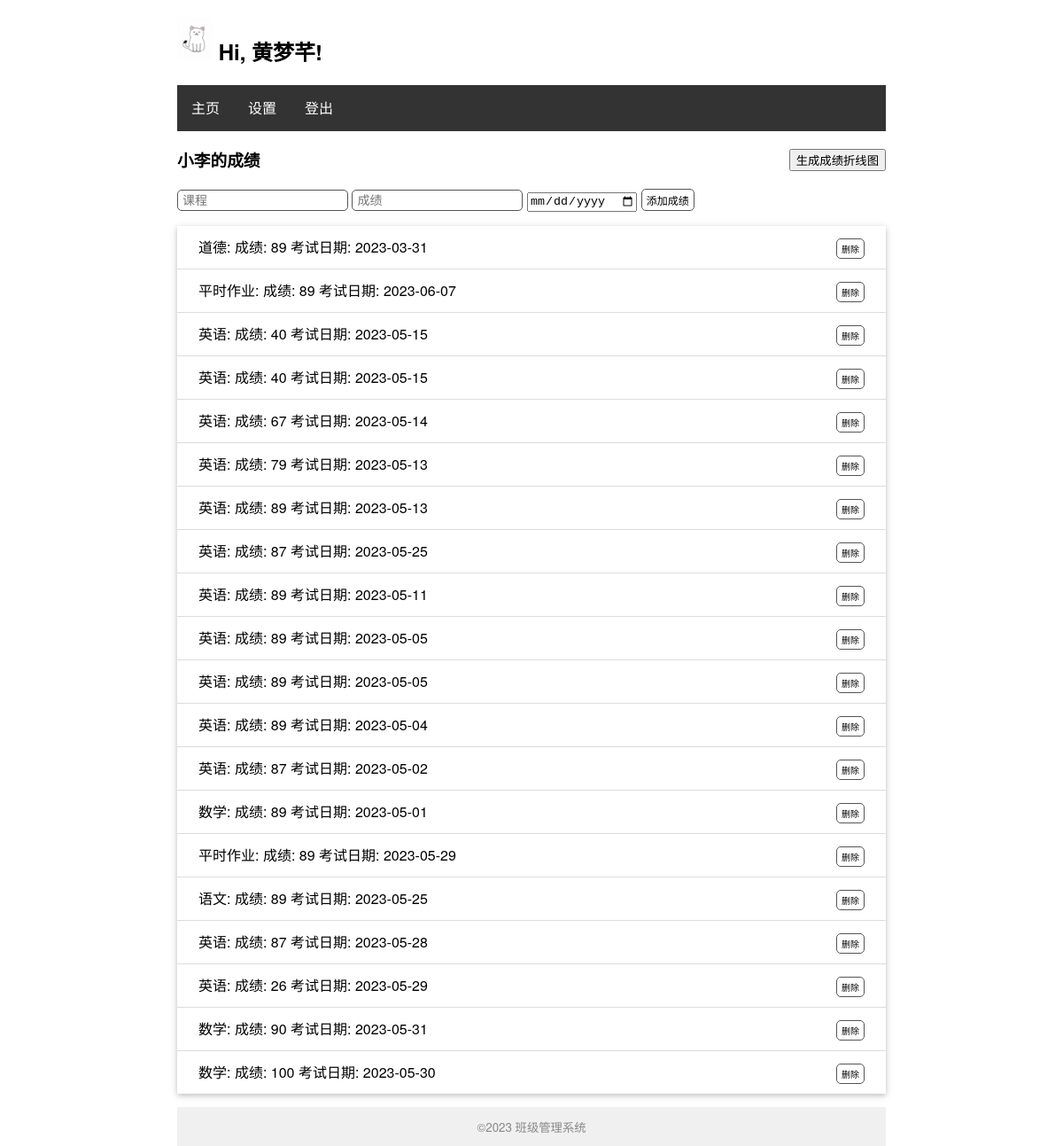
Screenshot of /student/course/1 (signed in) with the database file from the repository.
### app.py (models this page shows, shortened)
class User(db.Model, UserMixin):
    id = db.Column(db.Integer, primary_key=True)
    name = db.Column(db.String(20))
    username = db.Column(db.String(20))
    password_hash = db.Column(db.String(128))

class Student(db.Model):
    id = db.Column(db.Integer, primary_key=True)
    name = db.Column(db.String(20))
    courses = db.relationship('StudentCourse', backref='student', cascade='all, delete-orphan')

class StudentCourse(db.Model):
    id = db.Column(db.Integer, primary_key=True)
    student_id = db.Column(db.Integer, db.ForeignKey('student.id'))
    course_id = db.Column(db.Integer, db.ForeignKey('course.id'))
    score = db.Column(db.Integer)
    exam_date = db.Column(db.Date)

class Course(db.Model):
    id = db.Column(db.Integer, primary_key=True)
    name = db.Column(db.String(20))
    students = db.relationship('StudentCourse', backref='course', cascade='all, delete-orphan')

### app.py (the view, shortened to what this page needs)
@app.route('/student/course/<int:student_id>', methods=['POST', 'GET'])
def course(student_id):
    student = Student.query.get_or_404(student_id)
    course = request.form.get('course', None)  # 获取课程名，如果不存在则为None
    score = request.form.get('score', None)  # 获取成绩，如果不存在则为None
    exam_date = request.form.get('exam_date', None)  # 获取考试日期，如果不存在则为None
    return render_template('course.html', student=student)

### app.py (called while the page is built)
@app.context_processor
def inject_user():
    user = User.query.first()
    return dict(user=user)

@login_manager.user_loader
def load_user(user_id):
    user = User.query.get(int(user_id))
    return user

### templates/course.html (shortened to what this page needs)
{% extends 'base.html' %}
{% block content %}
<div class="search-container">
    <h3>{{ student.name }}的成绩</h3>
    <button id="toggleButton" class="float-right">生成成绩折线图</button>
</div>
{% if current_user.is_authenticated %}
<form method="post">
    <input type="text" name="course" placeholder="课程" autocomplete="off" required>
    <input type="number" name="score" placeholder="成绩" autocomplete="off" required>
    <input type="date" name="exam_date" autocomplete="off" required>
    <input class="btn" type="submit" name="submit" value="添加成绩">
</form>
{% endif %}
<ul class="course-list" id="courseList">
    {% if student.courses %}
        {% for sc in student.courses|reverse %}
        <li>
           {{ sc.course.name if sc.course else '' }}:
            成绩: {{ sc.score if sc.score else '' }}
           考试日期: {{ sc.exam_date.strftime('%Y-%m-%d') if sc.exam_date else '' }}
            {% if current_user.is_authenticated %}
            <span class="float-right">
                <form class="inline-form" method="post" action="{{ url_for('delete_course', student_id=student.id, course_id=sc.course.id) }}">
                    <input class="imdb" type="submit" name="submit" value="删除" onclick="return confirm('确定删除吗？')">
                </form>
            </span>
            {% endif %}
        </li>
        {% endfor %}
    {% else %}
        <li>此学生尚未注册任何课程。</li>
    {% endif %}
</ul>
{% endblock %}

### templates/base.html (shortened to what this page needs)
<!DOCTYPE html>
<html lang="en">
<head>
    <link rel="stylesheet" href="{{ url_for('static', filename='style.css') }}" type="text/css">
    <link rel="stylesheet" href="https://cdnjs.cloudflare.com/ajax/libs/font-awesome/6.0.0-beta3/css/all.min.css">
</head>
<body>
    <h2>
        {% if current_user.is_authenticated %}
        <img alt="HMQ" class="HMQ" src="{{ url_for('static', filename='images/cat.jpg') }}">
        Hi, {{ user.username }}!
        {% else %}
        <img alt="HMQ" class="HMQ" src="{{ url_for('static', filename='images/cat.jpg') }}">
        您好, 家长!
        {% endif %}
    </h2>
    <nav>
        <ul>
            <li><a href="{{ url_for('index') }}">主页</a></li>
            {% if current_user.is_authenticated %}
            <li><a href="{{ url_for('settings') }}">设置</a></li>
            <li><a href="{{ url_for('logout') }}">登出</a></li>
            {% else %}
            <li><a href="{{ url_for('login') }}">登陆</a></li>
            {% endif %}
        </ul>
    </nav>
    {% block content %}
    {% endblock %}
    <footer>
        <small>&copy;2023 班级管理系统</small>
    </footer>
</body>
</html>

### static/style.css (style rules this page uses)
body { margin: auto; max-width: 800px; font-size: 16px; font-family: "Helvetica Neue", Arial, sans-serif; line-height: 1.5; }
footer { color: #888; margin-top: 15px; text-align: center; padding: 10px; background-color: #f0f0f0; }
.HMQ { width: 40px; }
.course-list { list-style-type: none; padding: 0; margin-bottom: 10px; box-shadow: 0 2px 5px 0 rgba(0, 0, 0, 0.16), 0 2px 10px 0 rgba(0, 0, 0, 0.12); }
.course-list li { padding: 12px 24px; border-bottom: 1px solid #ddd; }
.course-list li:last-child { border-bottom:none; }
nav ul { list-style-type: none; padding: 0; margin: 0; overflow: hidden; background-color: #333; }
nav li { float: left; }
nav li a { display: block; color: white; text-align: center; padding: 14px 16px; text-decoration: none; }
.float-right { float: right; }
.imdb { font-size: 10px; text-decoration: none; background-color: white; border: 1px solid #555555; border-radius: 5px; padding: 3px 5px; cursor: pointer; }
input[type=submit] { font-family: inherit; }
input[type=text] { border: 1px solid #555555; padding: 3px 5px; border-radius: 5px; background-color: #ffffff; color: #262626; font-size: 14px; transition: background-color 0.3s, border-color 0.3s ease-in-out 0s; }
input[type=number] { border: 1px solid #555555; padding: 3px 5px; border-radius: 5px; background-color: #ffffff; color: #262626; font-size: 14px; transition: background-color 0.3s, border-color 0.3s ease-in-out 0s; }
.btn { font-size: 12px; padding: 3px 5px; text-decoration: none; cursor: pointer; background-color: white; color: black; border: 1px solid #555555; border-radius: 5px; }
.inline-form { display: inline; }
.search-container { display: flex; align-items: center; }
.search-container h3 { margin-right: 10px; }
.search-container input, .search-container button { margin-left: auto; }

### rows the page displays
User: username "黄梦芊"
Student: name "小李"
StudentCourse: course "道德", score "89", exam_date "2023-03-31"
StudentCourse: course "平时作业", score "89", exam_date "2023-06-07"
StudentCourse: course "英语", score "40", exam_date "2023-05-15"
StudentCourse: course "英语", score "40", exam_date "2023-05-15"
StudentCourse: course "英语", score "67", exam_date "2023-05-14"
StudentCourse: course "英语", score "79", exam_date "2023-05-13"
StudentCourse: course "英语", score "89", exam_date "2023-05-13"
StudentCourse: course "英语", score "87", exam_date "2023-05-25"
StudentCourse: course "英语", score "89", exam_date "2023-05-11"
StudentCourse: course "英语", score "89", exam_date "2023-05-05"
StudentCourse: course "英语", score "89", exam_date "2023-05-05"
StudentCourse: course "英语", score "89", exam_date "2023-05-04"
StudentCourse: course "英语", score "87", exam_date "2023-05-02"
StudentCourse: course "数学", score "89", exam_date "2023-05-01"
StudentCourse: course "平时作业", score "89", exam_date "2023-05-29"
StudentCourse: course "语文", score "89", exam_date "2023-05-25"
StudentCourse: course "英语", score "87", exam_date "2023-05-28"
StudentCourse: course "英语", score "26", exam_date "2023-05-29"
StudentCourse: course "数学", score "90", exam_date "2023-05-31"
StudentCourse: course "数学", score "100", exam_date "2023-05-30"
